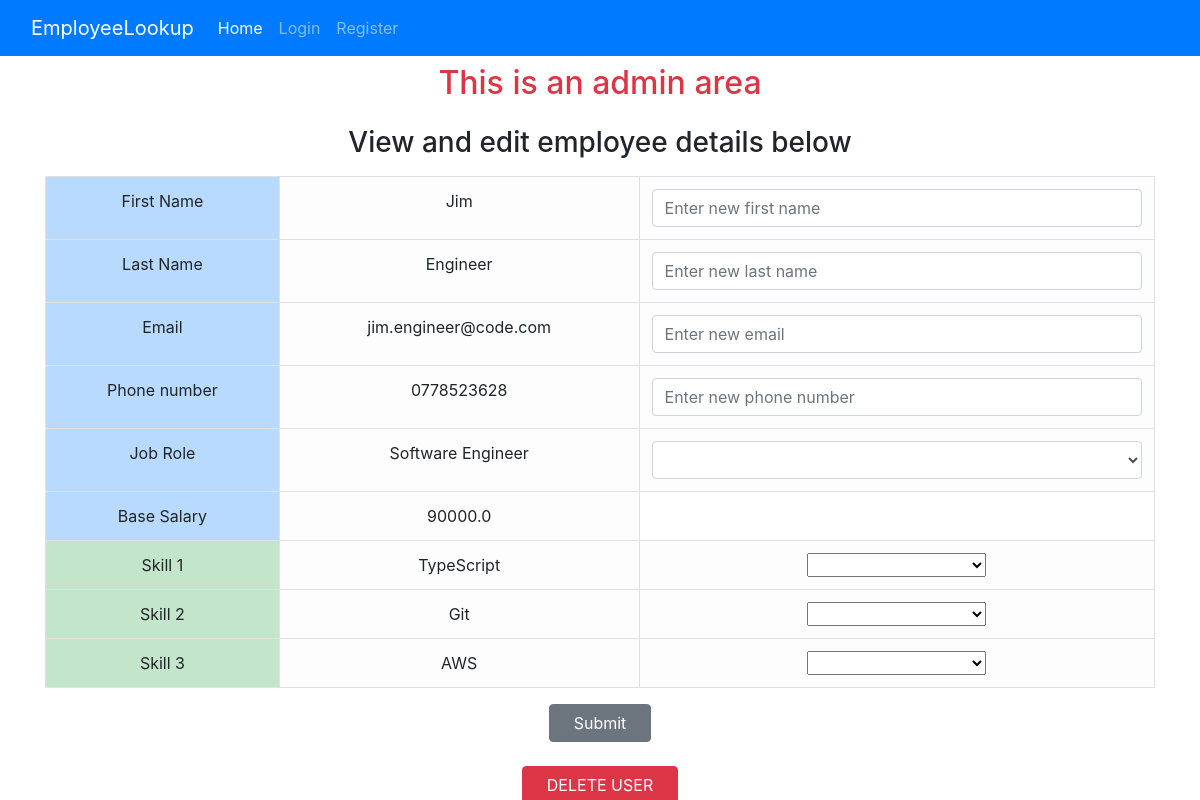
Screenshot of /view-record/10/update with the database file from the repository.
### website/models.py (models this page shows, shortened)
class User(db.Model, UserMixin):
    id = db.Column(db.Integer, primary_key=True)
    email = db.Column(db.String(120), unique=True, nullable=False)
    password = db.Column(db.String(60))
    first_name = db.Column(db.String(30))
    last_name = db.Column(db.String(30))
    skill_1 = db.Column(db.String(60), nullable=True)
    skill_2 = db.Column(db.String(60), nullable=True)
    skill_3 = db.Column(db.String(60), nullable=True)
    is_admin = db.Column(db.Boolean, default=False)
    contact_number = db.Column(db.String(60), nullable=True)
    job_id = db.Column(db.Integer, db.ForeignKey('job.id'), nullable=True)
    job = db.relationship('Job')

class Job(db.Model):
    id = db.Column(db.Integer, primary_key=True)
    job_title = db.Column(db.String(120))
    department = db.Column(db.String(120))
    base_salary = db.Column(db.Integer)

### website/routes.py (the view)
@main.route('/view-record/<int:user_id>/update', methods=['GET', 'POST'])
def view_record(user_id: int):
    form = UpdateUserForm()
    user = User.query.filter_by(id=user_id).first()
    if request.method == "POST":
        update_user(user)
        return redirect(url_for('main.view_record', user_id=user_id))
    return render_template("home.html",
                           user=user,
                           job_roles=JobRoles,
                           jobs=Job.query.all(),
                           is_home=False,
                           skills=Skills,
                           form=form)

### website/forms.py
class UpdateUserForm(FlaskForm):
    email = StringField('Email', validators=[Optional(),Email()])
    first_name = StringField('First Name', validators=[Optional(), Length(min=2, max=30)])
    last_name = StringField('Last Name', validators=[Optional(), Length(min=2, max=30)])
    contact_number = StringField('Contact Number', validators=[Optional(), Length(min=2, max=20)])

### website/templates/home.html (shortened to what this page needs)
{% extends "base.html" %}
{% block content %}
    {% if is_home %}
        <h2 class="text-center p-2">Welcome {{ user.first_name }}!</h2>
        <h3 class="text-center p-2">View and edit your details below</h3>
        <p class="text-center p-2">Add values to the fields you wish to change and click submit (empty fields will not
            be
            changed).</p>
    {% else %}
        <h2 class="text-center p-2 text-danger">This is an admin area</h2>
        <h3 class="text-center p-2">View and edit employee details below</h3>
    {% endif %}
    <container class="container d-flex flex-column">
        <form method="POST"
                {% if is_home %}
              action="/home"
                {% else %}
              action="{{ url_for('main.view_record', user_id=user.id) }}"
                {% endif %}
              class="d-flex flex-column mb-4"
        >
            <table class="table table-bordered text-center mx-auto">
                <tr>
                    <td class="table-primary">First Name</td>
                    <td class="table-light">{{ user.first_name }}</td>
                    <td class="table-light">
                        {{ form.first_name(class="validate form-control", placeholder="Enter new first name") }}
                    </td>
                </tr>
                <tr>
                    <td class="table-primary">Last Name</td>
                    <td class="table-light">{{ user.last_name }}</td>
                    <td class="table-light">
                        {{ form.last_name(class="validate form-control", placeholder="Enter new last name") }}
                    </td>
                </tr>
                <tr>
                    <td class="table-primary">Email</td>
                    <td class="table-light">{{ user.email }}</td>
                    <td class="table-light">
                        {{ form.email(class="validate form-control", placeholder="Enter new email") }}
                    </td>
                </tr>
                <tr>
                    <td class="table-primary">Phone number</td>
                    <td class="table-light">{{ user.contact_number }}</td>
                    <td class="table-light">
                        {{ form.contact_number(class="validate form-control", placeholder="Enter new phone number") }}
                    </td>
                </tr>
                <tr>
                    <td class="table-primary">Job Role</td>
                    <td class="table-light">
                        {{ user.job.job_title }}
                    </td>
                    <td class="table-light">
                        <select name="job_title" id="job_title" class="form-control"
                        >
                            <option selected></option>
                            <option>{{ job_roles.SOFTWARE_ENGINEER.value }}</option>
                        </select>
                    </td>
                </tr>
                <tr>
                    <td class="table-primary">Base Salary</td>
                    <td class="table-light">
                        {% for job in jobs %}
                            {% if job.id == user.job_id %}
                                {{ job.base_salary }}
                            {% endif %}
                        {% endfor %}
                    </td>
                </tr>
                <tr>
                    <td class="table-success">Skill 1</td>
                    <td class="table-light">{{ user.skill_1 }}</td>
                    <td class="table-light">
                        <select name="skill_1" id="skill_1">
                            <option selected></option>
                            <option>{{ skills.JAVA.value }}</option>
                        </select>
                    </td>
                </tr>
                <tr>
                    <td class="table-success">Skill 2</td>
                    <td class="table-light">{{ user.skill_2 }}</td>
                    <td class="table-light">
                        <select name="skill_2" id="skill_2">
                            <option selected></option>
                            <option>{{ skills.JAVA.value }}</option>
                        </select>
                    </td>
                </tr>
                <tr>
                    <td class="table-success">Skill 3</td>
                    <td class="table-light">{{ user.skill_3 }}</td>
                    <td class="table-light">
                        <select name="skill_3" id="skill_3">
                            <option selected></option>
                            <option>{{ skills.JAVA.value }}</option>
                        </select>
                    </td>
                </tr>
            </table>
            <button type="submit" class="btn btn-secondary px-4 mx-auto">Submit</button>
        </form>
        {% if not is_home %}
            <form action="{{ url_for('main.delete_user', user_id=user.id) }}" method="POST" class="mx-auto"
                  onsubmit="confirmDelete(this)">
                <button type="submit" class="btn btn-danger px-4">DELETE USER</button>
            </form>
        {% endif %}
    </container>
{% endblock %}

### rows the page displays
User: first_name "Jim", last_name "Engineer", email "jim.engineer@code.com", contact_number "0778523628", skill_1 "TypeScript", skill_2 "Git", skill_3 "AWS"
Job: job.job_title "Software Engineer", base_salary "90000.0"
